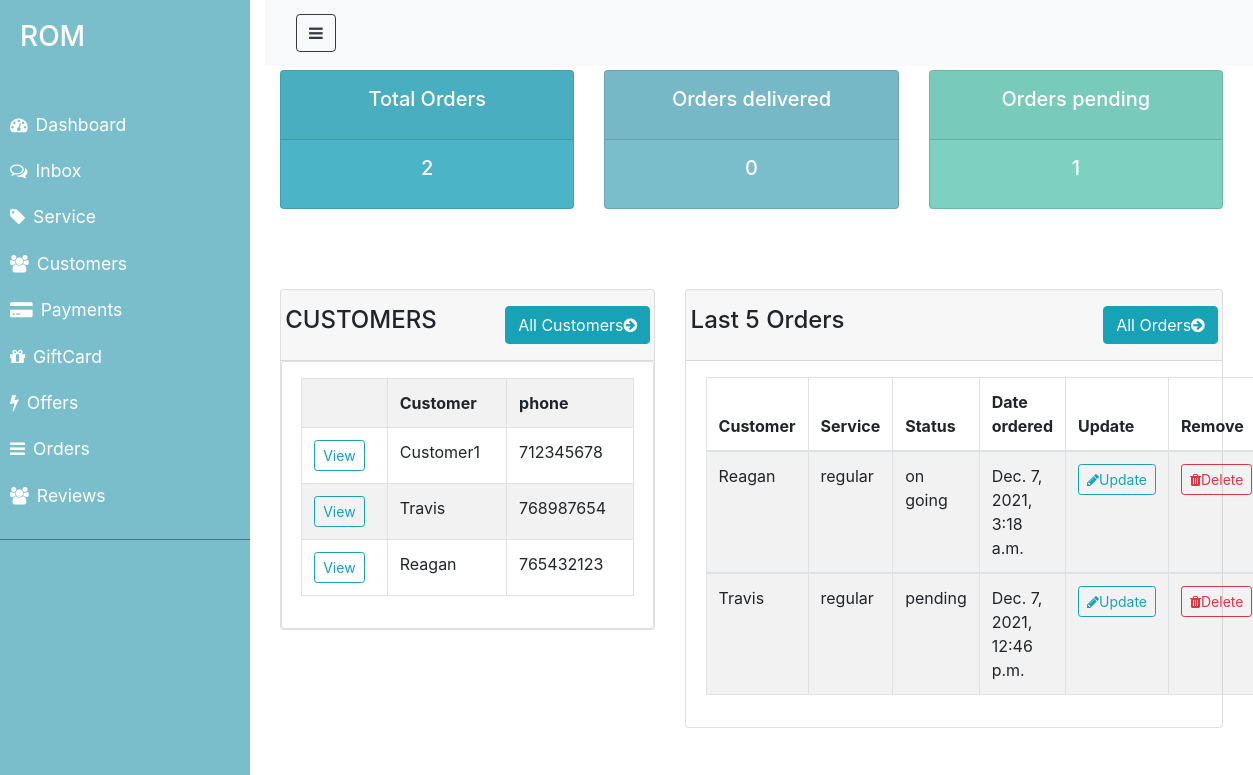
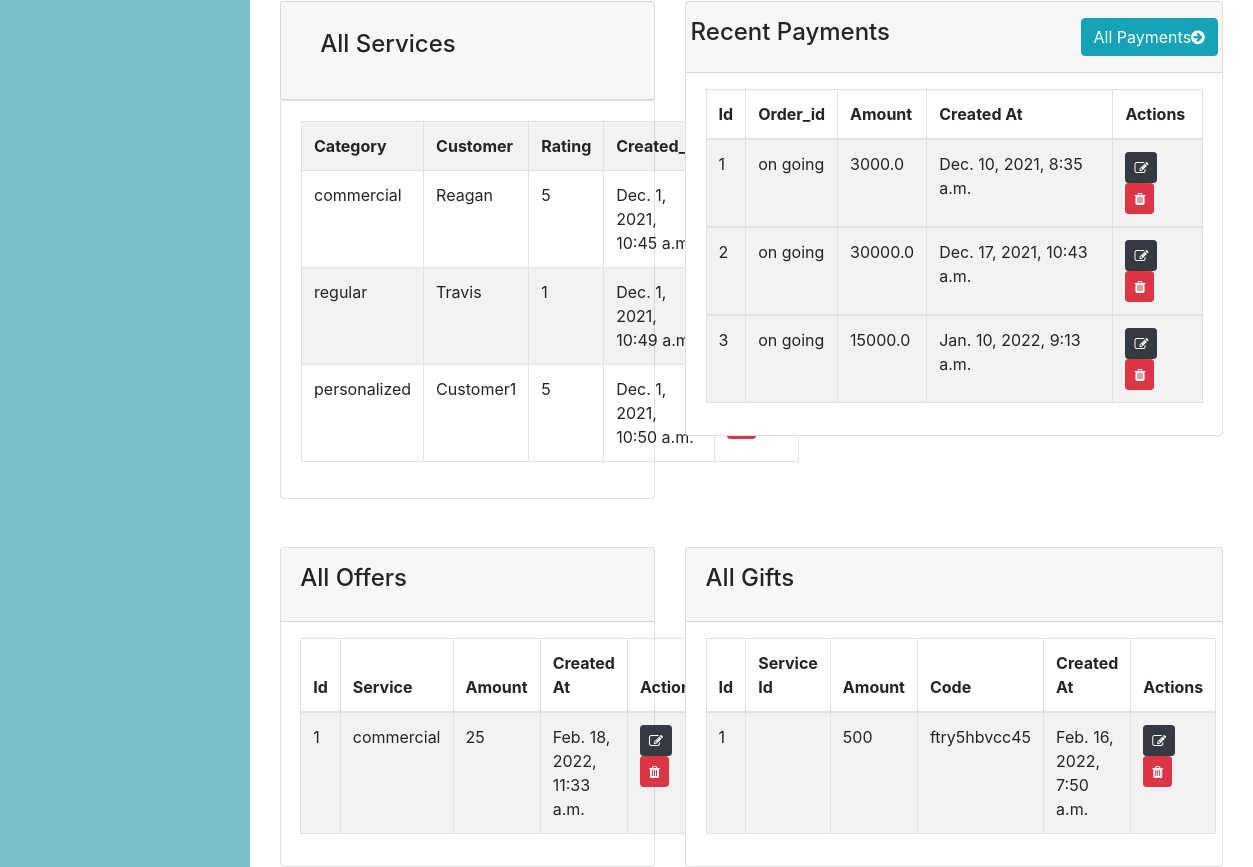
The app's page /dashboard/, older data (2 pictures, top to bottom).
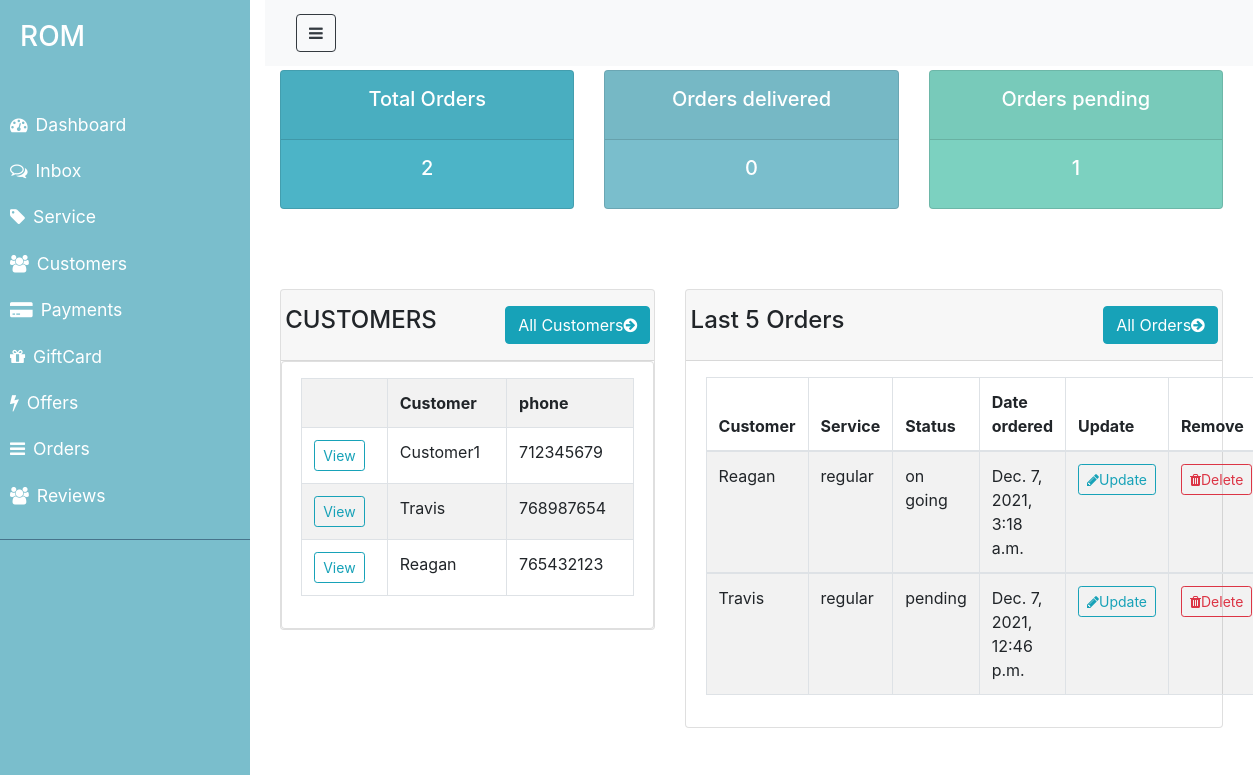
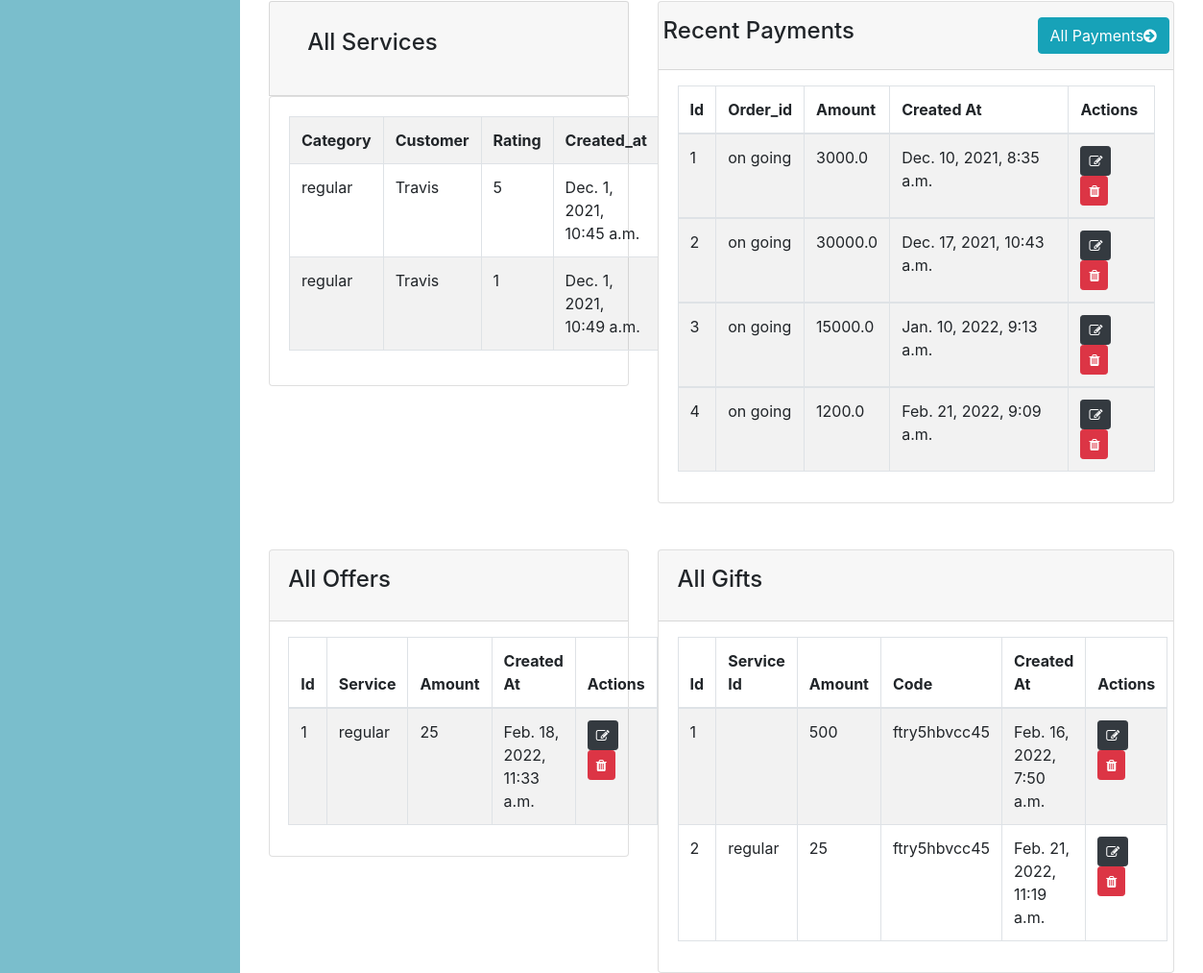
The same page, newer data (2 pictures, top to bottom).
### ROM/models.py (models this page shows, shortened)
class Customer(models.Model):
    name=models.CharField(max_length=100, null=False, blank=False)
    email=models.CharField(max_length=100, null=False, blank=False)
    phone_number=models.IntegerField(null= True, blank= True)
    created_at=models.DateTimeField(auto_now_add=True)
    def __str__(self):
        return self.name

class Order(models.Model):
    STATUS=(
        ('pending', 'pending'),
        ('on going', 'on going'),
        ('completed','completed'),
    )
    customer_id=models.ForeignKey('Customer',on_delete=models.CASCADE,blank=True,null=True)
    service_id=models.ForeignKey('Service',on_delete=models.CASCADE,blank=True,null=True)
    status=models.CharField(max_length=100, null=False, blank=False, choices=STATUS)
    total=models.FloatField(null= False, blank= True)
    created_at=models.DateTimeField(auto_now_add=True)
    updated_at= models.DateTimeField(auto_now=True)
    def __str__(self):
        return self.status

class Service(models.Model):
    CATEGORY=(
        ('regular', 'regular'),
        ('commercial', 'commercial'),
        ('personalized','personalized'),
    )
    category=models.CharField(max_length=100, null=False, blank=False,choices=CATEGORY, default='regular')
    description=models.TextField(null=False, blank=False)
    customer_id=models.ForeignKey('Customer',on_delete=models.CASCADE, blank=True,null=True)
    rating=models.IntegerField(null=True, blank=True)
    created_at=models.DateTimeField(auto_now_add=True)
    updated_at= models.DateTimeField(auto_now=True)
    def __str__(self):
        return self.category

class Payment(models.Model):
    customer_id= models.ForeignKey('Customer',on_delete=models.CASCADE,blank=True,null=True)
    order_id= models.ForeignKey('Order',on_delete=models.CASCADE,blank=True,null=True)
    amount=models.FloatField(null= True, blank= True)
    description=models.TextField(null=True, blank=True)
    invoice_number=models.CharField(max_length=50, null=False, blank=True)
    created_at=models.DateTimeField(auto_now_add=True)
    updated_at= models.DateTimeField(auto_now=True)

class Offer(models.Model):
    service_id= models.ForeignKey('Service',on_delete=models.CASCADE,blank=True,null=True)
    offer_amount=models.IntegerField(null=False, blank=False)
    start_date=models.DateTimeField()
    end_date=models.DateTimeField()
    created_at=models.DateTimeField(auto_now_add=True)
    updated_at= models.DateTimeField(auto_now=True)

class GiftCard(models.Model):
    service_id=models.ForeignKey('Service',on_delete=models.CASCADE,blank=True,null=True)
    giftcard_amount=models.IntegerField(null=False, blank=False)
    code=models.CharField(max_length=50, null=False, blank=True)
    start_date=models.DateTimeField()
    end_date=models.DateTimeField()
    created_at=models.DateTimeField(auto_now_add=True)
    updated_at= models.DateTimeField(auto_now=True)

### ROM/views.py (the view)
# urls.py: path('dashboard/', views.adminDashboard,name="dashboard"),
def adminDashboard(request):
   orders= Order.objects.all()
   customers= Customer.objects.all()
   total_customers = customers.count()
   payment = Payment.objects.all()
   service= Service.objects.all()
   offers= Offer.objects.all()
   gifts= GiftCard.objects.all()
   total_orders = orders.count()
   completed = orders.filter(status='completed').count()
   pending = orders.filter(status='pending').count()
   context = {'orders': orders, 'customers': customers, 'total_orders': total_orders,
   'completed': completed, 'pending':pending, 'payment':payment, 'service':service, 'offers':offers, 'gifts':gifts }
   return render(request, 'ROM/admin/dashboard.html', context)

### ROM/templates/ROM/admin/dashboard.html (shortened to what this page needs)
{% extends 'ROM/admin/layouts/admin_master.html' %}
{% load static %}
{% block content %}
{% include 'ROM/admin/status.html' %}
<br>
<div class = "row mt-3 " >
    <div class= "col-md-5">
        <br>
        <div class="card">
            <div class="card-header">
                <div class="row">
                    <h4>CUSTOMERS</h4>
                    <a href= "{% url 'customer' %}" class="btn btn-info ml-auto">
                        All Customers<i class="fa fa-arrow-circle-right"></i>
                    </a>
                </div>
            </div>
            <div class= "card card-body">
                <table class="table table-hover table-bordered table-striped">
                    <tr>
                        <th></th>
                        <th>Customer</th>
                        <th>phone</th>
                    </tr>
                    {% for customer in customers %}
                    <tr>
                        <td><a class="btn btn-sm btn-outline-info" href= "{% url 'Customer_detail' customer.id %}">View</a></td>
                        <td>{{customer.name}}</td>
                        <td>{{customer.phone_number}}</td>
                    </tr>
                  {% endfor %}
                </table>
            </div>
        </div>
    </div>
    <div class= "col-md-7">
        <br>
        <div class="card">
            <div class="card-header">
                <div class="row">
                    <h4>Last 5 Orders</h4>
                    <a href="{% url 'order_list' %}" class="btn btn-info ml-auto">
                        All Orders<i class="fa fa-arrow-circle-right"></i>
                    </a>
                </div>
            </div>
            <div class= "card-body">
                <table class="table table-hover table-bordered table-striped">
                    <thead>
                        <tr>
                            <th>Customer</th>
                            <th>Service</th>
                            <th>Status</th>
                            <th>Date ordered</th>
                            <th>Update</th>
                            <th>Remove</th>
                        </tr>
                    </thead>
                    {% for order in orders %}
                    <tbody>
                        <tr>
                            <td>{{order.customer_id}}</td>
                            <td>{{order.service_id}}</td>
                            <td>{{order.status}}</td>
                            <td>{{order.created_at}}</td>
                            <td><a class="btn btn-sm btn-outline-info" href="{% url 'update_order' order.id %}"><i class="fa fa-pencil" aria-hidden="true"></i>Update </a></td>
                            <td><a class="btn btn-sm btn-outline-danger" href="{% url 'delete_order' order.id %}"><i class="fa fa-trash " aria-hidden="true"></i>Delete</a></td>
                        </tr>
                    </tbody>
                  {% endfor %}
                </table>
            </div>
        </div>
    </div>
</div>
<div class="row justify-content-center my-5">
    <div class="col-lg-5 ">
        <div class=" card card-header">
            <h4 class="card-title">All Services</h4>
        </div>
        <div class="card card-body d-flex">
            <table  class="table table-hover table-bordered table-striped">
                <tr>
                    <th>Category</th>
                    <th>Customer</th>
                    <th>Rating</th>
                    <th>Created_at</th>
                    <th>Actions</th>
                </tr>
                {% for service in service %}
                    <tr>
                        <td>{{service.category}}</td>
                        <td>{{service.customer_id}}</td>
                        <td>{{service.rating}}</td>
                        <td>{{service.created_at}}</td>
                        <td>
                            <a href="{% url 'update_service' service.id %}"
                             class="btn btn-dark btn-sm">
                            </a>
                            <a href="{% url 'delete_service' service.id %}"
                            class="btn btn-danger btn-sm">
                           </a>
                        </td>
                    </tr>
                {% endfor %}
            </table>
        </div>
    </div>
    <div class="col-lg-7">
        <div class="card">
            <div class="card-header">
                <div class="row">
                    <h4>Recent Payments</h4>
                    <a href="{% url 'payment' %}" class="btn btn-info ml-auto">
                        All Payments<i class="fa fa-arrow-circle-right"></i>
                    </a>
                </div>
            </div>
            <div class="card-body">
                <table class="table table-hover table-bordered table-striped">
                    <thead>
                        <tr>
                            <th>Id</th>
                            <th>Order_id</th>
                            <th>Amount</th>
                            <th>Created At</th>
                            <th>Actions</th>
                        </tr>
                    </thead>
                    {% for payment in payment %}
                        <tbody>
                                <tr>
                                    <td>{{payment.id}}</td>
                                    <td>{{payment.order_id}}</td>
                                    <td>{{payment.amount}}</td>
                                    <td>{{payment.created_at}}</td>
                                    <td>
                                        <a href="{% url 'update_payment' payment.id %}" class="btn btn-dark btn-sm">
                                            <i class="fa fa-edit"></i>
                                        </a>
                                        <a href="{% url 'delete_payment' payment.id %}" class="btn btn-danger btn-sm">
                                            <i class="fa fa-trash"></i>
                                        </a>
                                    </td>
                                </tr>
                        </tbody>
                    {% endfor %}
                </table>
            </div>
        </div>
    </div>
</div>
<div class="row">
    <div class="col-lg-5">
        <div class="card">
            <div class="card-header">
                <h4 class="card-title">All Offers</h4>
            </div>
            <div class="card-body">
                <table class="table table-hover table-bordered table-striped">
                    <thead>
                        <tr>
                            <th>Id</th>
                            <th>Service</th>
                            <th>Amount</th>
                            <th>Created At</th>
                            <th>Actions</th>
                        </tr>
                    </thead>
                    <tbody>
                        {% for object in offers %}
                           <tr>
                               <td>{{object.id}}</td>
                               <td>{{object.service_id.category}}</td>
                               <td>{{object.offer_amount}}</td>
                               <td>{{object.created_at}}</td>
                               <td>
                                   <a href="{% url 'update_offer' object.id %}"
                                    class="btn btn-dark btn-sm">
                                     <i class="fa fa-edit"></i>
                                   </a>
                                   <a href="{% url 'delete_offer' object.id %}"
                                    class="btn btn-danger btn-sm">
                                     <i class="fa fa-trash"></i>
                                   </a>
                               </td>
                           </tr>
                        {% endfor %}
                    </tbody>
                </table>
            </div>
        </div>
    </div>
    <div class="col-lg-7">
        <div class="card">
            <div class="card-header">
                <h4 class="card-title">All Gifts</h4>
            </div>
            <div class="card-body">
                <table class="table table-hover table-bordered table-striped">
                    <thead>
                        <tr>
                            <th>Id</th>
                            <th>Service Id</th>
                            <th>Amount</th>
                            <th>Code</th>
                            <th>Created At</th>
                            <th>Actions</th>
                        </tr>
                    </thead>
                    <tbody>
                        {% for object in gifts %}
                           <tr>
                               <td>{{object.id}}</td>
                               <td>{{object.service_id.category}}</td>
                               <td>{{object.giftcard_amount}}</td>
                               <td>{{object.code}}</td>
                               <td>{{object.created_at}}</td>
                               <td>
                                   <a href="{% url 'update_gift' object.id %}"
                                    class="btn btn-dark btn-sm">
                                     <i class="fa fa-edit"></i>
                                   </a>
                                   <a href="{% url 'delete_gift' object.id %}"
                                    class="btn btn-danger btn-sm">
                                     <i class="fa fa-trash"></i>
                                   </a>
                               </td>
                           </tr>
                        {% endfor %}
                    </tbody>
                </table>
            </div>
        </div>
    </div>
</div>
{% endblock %}

Row changes from the older to the newer data that the page shows:
removed Service: category "personalized", customer_id "Customer1", rating "5", created_at "Dec. 1, 2021, 10:50 a.m."
changed Customer "Customer1": phone_number "712345678" → "712345679"
changed Service "Dec. 1, 2021, 10:45 a.m.": category "commercial" → "regular"; customer_id "Reagan" → "Travis"
added Payment: id "4", order_id "on going", amount "1200.0", created_at "Feb. 21, 2022, 9:09 a.m."
changed through a linked row, Offer id 1: service_id.category "commercial" → "regular"
added GiftCard: id "2", service_id.category "regular", giftcard_amount "25", code "ftry5hbvcc45", created_at "Feb. 21, 2022, 11:19 a.m."
